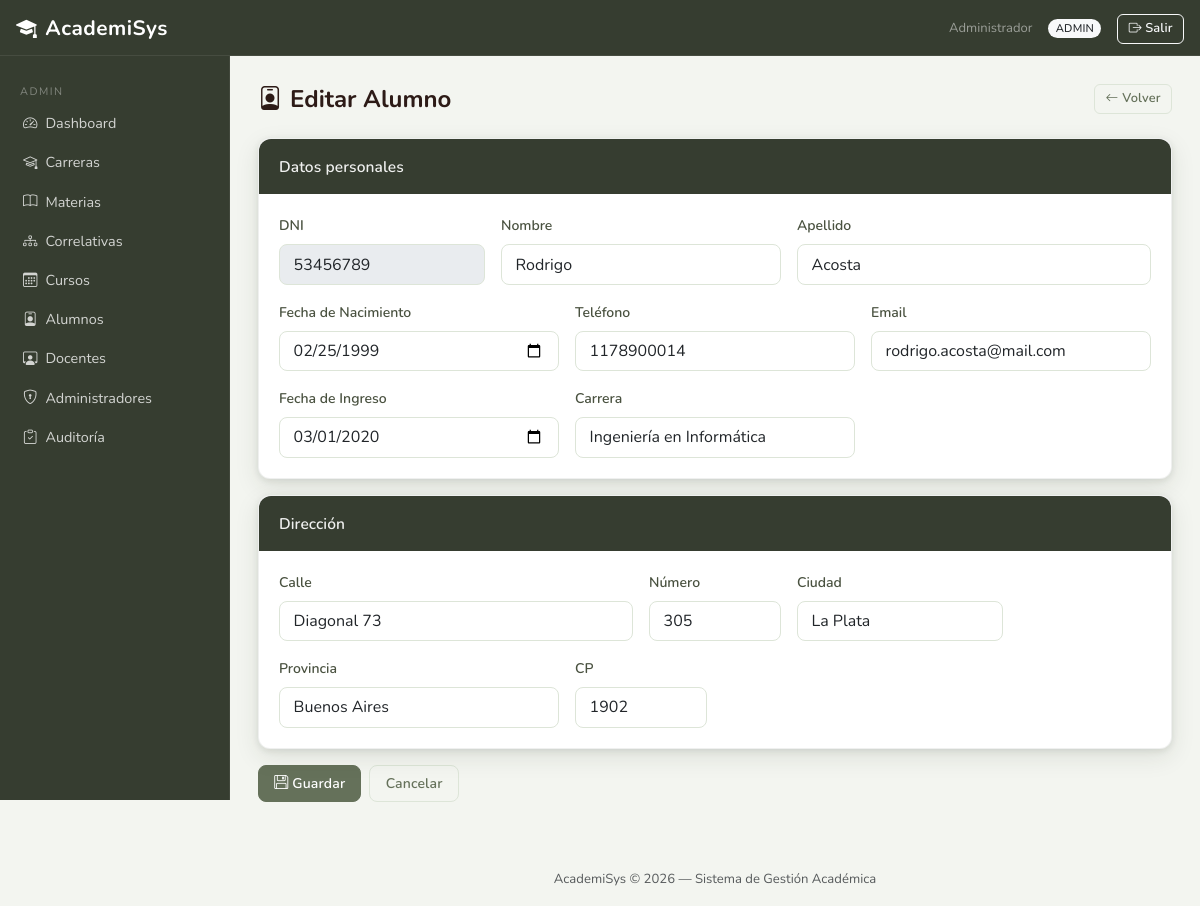
Page /index.php?controller=admin&action=alumno&dni=53456789 (signed in) on the committed database.
### tables this page shows
CREATE TABLE `alumno` (
  `DNI` int(11) NOT NULL,
  `Nombre` varchar(100) NOT NULL,
  `Apellido` varchar(100) NOT NULL,
  `FechaNacimiento` date NOT NULL,
  `Telefono` varchar(20) DEFAULT NULL,
  `Email` varchar(100) NOT NULL,
  `FechaIngreso` date NOT NULL,
  `IDDireccion` int(11) NOT NULL,
  `Activo` tinyint(1) NOT NULL DEFAULT 1,
  `CodCarrera` varchar(10) DEFAULT NULL
);

CREATE TABLE `carrera` (
  `CodCarrera` varchar(10) NOT NULL,
  `NomCarrera` varchar(150) NOT NULL,
  `DurAnios` int(11) NOT NULL
);

CREATE TABLE `direccion` (
  `IDDireccion` int(11) NOT NULL,
  `Calle` varchar(150) NOT NULL,
  `Numero` varchar(20) DEFAULT NULL,
  `Ciudad` varchar(100) NOT NULL,
  `Provincia` varchar(100) NOT NULL,
  `CP` varchar(10) DEFAULT NULL
);

### core/Controller.php (called while the page is built, shortened)
<?php
abstract class Controller {
    protected function render(string $view, array $data = []): void {
        extract($data);
        require_once BASE_PATH . '/views/layouts/header.php';
        require_once BASE_PATH . "/views/{$view}.php";
        require_once BASE_PATH . '/views/layouts/footer.php';
    }
}

### controllers/AdminController.php (called while the page is built, shortened)
<?php
class AdminController extends Controller {
    private AdminModel     $adminModel;
    public function __construct() {
        $this->adminModel     = new AdminModel();
    }
    public function alumno(): void {
        $isNew    = $_SERVER['REQUEST_METHOD'] === 'POST' ? isset($_POST['_isNew']) : !isset($_GET['dni']);
        $dni      = (int)($_SERVER['REQUEST_METHOD'] === 'POST' ? ($_POST['DNI'] ?? 0) : ($_GET['dni'] ?? 0));
        $alumno   = $isNew ? [] : $this->adminModel->getAlumnoByDni($dni);
        $carreras = $this->adminModel->getCarrerasList();
        $this->render('admin/alumno_form', compact('alumno', 'isNew', 'error', 'carreras'));
    }
}

### core/Router.php (called while the page is built, shortened)
<?php
class Router {
    public function dispatch(): void {
        $action     = preg_replace('/[^a-zA-Z]/', '', $_GET['action'] ?? 'login');
        $obj = new $className();
        $obj->$action();
    }
}

### index.php (called while the page is built, shortened)
<?php
require_once BASE_PATH . '/config/database.php';
require_once BASE_PATH . '/core/Model.php';
require_once BASE_PATH . '/core/Controller.php';
require_once BASE_PATH . '/core/Router.php';
$router = new Router();
$router->dispatch();

### config/database.php (called while the page is built, shortened)
<?php
class Database {
    private static ?PDO $instance = null;
    public static function getConnection(): PDO {
        if (self::$instance === null) {
            $dsn  = 'mysql:host=localhost;dbname=academisys;charset=utf8mb4';
            $opts = [
                PDO::ATTR_ERRMODE            => PDO::ERRMODE_EXCEPTION,
                PDO::ATTR_DEFAULT_FETCH_MODE => PDO::FETCH_ASSOC,
                PDO::ATTR_EMULATE_PREPARES   => false,
            ];
            self::$instance = new PDO($dsn, 'root', '', $opts);
        }
        return self::$instance;
    }
}

### core/Model.php (called while the page is built, shortened)
<?php
abstract class Model {
    public function __construct() {
        $this->db = Database::getConnection();
    }
}

### models/AdminModel.php (called while the page is built, shortened)
<?php
class AdminModel extends Model {
    public function getCarrerasList(): array {
        $stmt = $this->db->prepare("SELECT CodCarrera, NomCarrera, DurAnios FROM Carrera ORDER BY NomCarrera");
        $stmt->execute();
        return $stmt->fetchAll();
    }
    public function getAlumnoByDni(int $dni): array {
        $stmt = $this->db->prepare("
            SELECT a.*, d.Calle, d.Numero AS DirNumero, d.Ciudad, d.Provincia, d.CP, c.NomCarrera
              FROM Alumno a
              JOIN Direccion d ON d.IDDireccion = a.IDDireccion
              LEFT JOIN Carrera c ON c.CodCarrera = a.CodCarrera
             WHERE a.DNI = :dni
        ");
        $stmt->execute([':dni' => $dni]);
        return $stmt->fetch() ?: [];
    }
}

### views/admin/alumno_form.php (the view, shortened to what this page needs)
<div class="d-flex justify-content-between align-items-center mb-4">
    <h4 class="fw-bold mb-0">
        <i class="bi bi-person-badge me-2"></i><?= $isNew ? 'Nuevo Alumno' : 'Editar Alumno' ?>
    </h4>
    <a href="index.php?controller=admin&action=alumnos" class="btn btn-outline-secondary btn-sm">
        <i class="bi bi-arrow-left me-1"></i>Volver
    </a>
</div>
<form method="post" action="index.php?controller=admin&action=alumno">
    <div class="card border-0 shadow-sm mb-3">
        <div class="card-header bg-light fw-semibold">Datos personales</div>
        <div class="card-body">
            <div class="row g-3">
                <div class="col-md-3">
                    <label class="form-label fw-semibold">DNI</label>
                    <input type="text" name="DNI" class="form-control"
                           value="<?= htmlspecialchars($alumno['DNI'] ?? '') ?>"
                           <?= !$isNew ? 'disabled' : 'required' ?>>
                </div>
                <div class="col-md-4">
                    <label class="form-label fw-semibold">Nombre</label>
                    <input type="text" name="Nombre" class="form-control" required
                           value="<?= htmlspecialchars($alumno['Nombre'] ?? '') ?>">
                </div>
                <div class="col-md-5">
                    <label class="form-label fw-semibold">Apellido</label>
                    <input type="text" name="Apellido" class="form-control" required
                           value="<?= htmlspecialchars($alumno['Apellido'] ?? '') ?>">
                </div>
                <div class="col-md-4">
                    <label class="form-label fw-semibold">Fecha de Nacimiento</label>
                    <input type="date" name="FechaNacimiento" class="form-control"
                           value="<?= htmlspecialchars($alumno['FechaNacimiento'] ?? '') ?>">
                </div>
                <div class="col-md-4">
                    <label class="form-label fw-semibold">Teléfono</label>
                    <input type="text" name="Telefono" class="form-control"
                           value="<?= htmlspecialchars($alumno['Telefono'] ?? '') ?>">
                </div>
                <div class="col-md-4">
                    <label class="form-label fw-semibold">Email</label>
                    <input type="email" name="Email" class="form-control" required
                           value="<?= htmlspecialchars($alumno['Email'] ?? '') ?>">
                </div>
                <div class="col-md-4">
                    <label class="form-label fw-semibold">Fecha de Ingreso</label>
                    <input type="date" name="FechaIngreso" class="form-control" required
                           value="<?= htmlspecialchars($alumno['FechaIngreso'] ?? '') ?>">
                </div>
                <div class="col-md-4">
                    <label class="form-label fw-semibold">Carrera</label>
                    <select name="CodCarrera" class="form-select" required>
                        <?php foreach ($carreras as $c): ?>
                            <option value="<?= htmlspecialchars($c['CodCarrera']) ?>"
                                <?= ($alumno['CodCarrera'] ?? '') === $c['CodCarrera'] ? 'selected' : '' ?>>
                                <?= htmlspecialchars($c['NomCarrera']) ?>
                            </option>
                        <?php endforeach; ?>
                    </select>
                </div>
            </div>
        </div>
    </div>
    <div class="card border-0 shadow-sm mb-3">
        <div class="card-header bg-light fw-semibold">Dirección</div>
        <div class="card-body">
            <div class="row g-3">
                <div class="col-md-5">
                    <label class="form-label fw-semibold">Calle</label>
                    <input type="text" name="Calle" class="form-control"
                           value="<?= htmlspecialchars($alumno['Calle'] ?? '') ?>">
                </div>
                <div class="col-md-2">
                    <label class="form-label fw-semibold">Número</label>
                    <input type="text" name="DirNumero" class="form-control"
                           value="<?= htmlspecialchars($alumno['DirNumero'] ?? '') ?>">
                </div>
                <div class="col-md-3">
                    <label class="form-label fw-semibold">Ciudad</label>
                    <input type="text" name="Ciudad" class="form-control"
                           value="<?= htmlspecialchars($alumno['Ciudad'] ?? '') ?>">
                </div>
                <div class="col-md-4">
                    <label class="form-label fw-semibold">Provincia</label>
                    <input type="text" name="Provincia" class="form-control"
                           value="<?= htmlspecialchars($alumno['Provincia'] ?? '') ?>">
                </div>
                <div class="col-md-2">
                    <label class="form-label fw-semibold">CP</label>
                    <input type="text" name="CP" class="form-control"
                           value="<?= htmlspecialchars($alumno['CP'] ?? '') ?>">
                </div>
            </div>
        </div>
    </div>
    <div class="d-flex gap-2">
        <button type="submit" class="btn btn-primary">
            <i class="bi bi-floppy me-1"></i>Guardar
        </button>
        <a href="index.php?controller=admin&action=alumnos" class="btn btn-outline-secondary">Cancelar</a>
    </div>
</form>

### assets/css/style.css (style rules this page uses)
:root { --br-900: #272E22; --br-800: #363D30; --br-700: #4A5240; --br-600: #65715A; --br-500: #849174; --br-400: #A3B090; --br-300: #C4CFBA; --br-200: #DDE5D8; --br-100: #ECF0E8; --br-50: #F3F5F0; --amber: #EF8C00; --amber-lt:#FFF8EC; --green: #4A7C4E; --green-lt:#EEF5EE; --teal: #00796B; --teal-lt: #E0F2F0; --rose: #BF360C; --rose-lt: #FBE9E7; --indigo: #3949AB; --indigo-lt:#EEF0FC; --shadow-sm: 0 1px 4px rgba(62,39,35,.07); --shadow-md: 0 4px 16px rgba(62,39,35,.13); --shadow-lg: 0 8px 32px rgba(62,39,35,.18); --radius: 10px; --radius-sm: 6px; }
body { background: var(--br-50); font-family: 'Nunito', sans-serif; font-size: .93rem; color: #2D1B17; }
h1,h2,h3,h4,h5,h6 { font-family:'Nunito',sans-serif; }
.card { border: 1px solid rgba(39,46,34,.07) !important; border-radius: 12px !important; box-shadow: 0 2px 6px rgba(39,46,34,.10), 0 8px 24px rgba(39,46,34,.10); transition: box-shadow .22s ease, transform .22s ease; background: #fff; }
.card-header { background: var(--br-800) !important; border-bottom: none !important; border-radius: 12px 12px 0 0 !important; font-family: 'Nunito', sans-serif; font-size: .97rem; font-weight: 700; color: rgba(255,255,255,.92); padding: 1rem 1.25rem; letter-spacing: .1px; }
.card-body { padding: 1.25rem; }
.card.shadow-sm, .card.shadow, .card.shadow-lg { box-shadow: 0 2px 6px rgba(39,46,34,.10), 0 8px 24px rgba(39,46,34,.10) !important; }
.form-label { font-weight: 500; color: var(--br-700); font-size: .875rem; }
.form-control, .form-select { border-color: var(--br-200); border-radius: 8px; background: #fff; padding: .45rem .85rem; transition: border-color .15s ease, box-shadow .15s ease; }
.btn { border-radius: 8px; font-weight: 600; font-size: .875rem; padding: .45rem .95rem; letter-spacing: .15px; transition: background .15s ease, border-color .15s ease, box-shadow .15s ease, transform .1s ease; }
.btn-sm { border-radius: 6px; font-size: .8rem; padding: .28rem .65rem; }
.btn-primary { background: var(--br-600); border-color: var(--br-600); color: #fff; }
.btn-outline-secondary { color: var(--br-600); border-color: var(--br-200); }

### rows in the picture
alumno: DNI "53456789", Nombre "Rodrigo", Apellido "Acosta", FechaNacimiento "02/25/1999", Telefono "1178900014", Email "rodrigo.acosta@mail.com", FechaIngreso "03/01/2020", CodCarrera "Ingeniería en Informática", Calle "Diagonal 73", DirNumero "305", Ciudad "La Plata", Provincia "Buenos Aires", CP "1902"

### other values in the picture
$_SESSION['usuario']['NombreCompleto'] "Administrador"
$_SESSION['usuario']['NombreRol'] "ADMIN"
